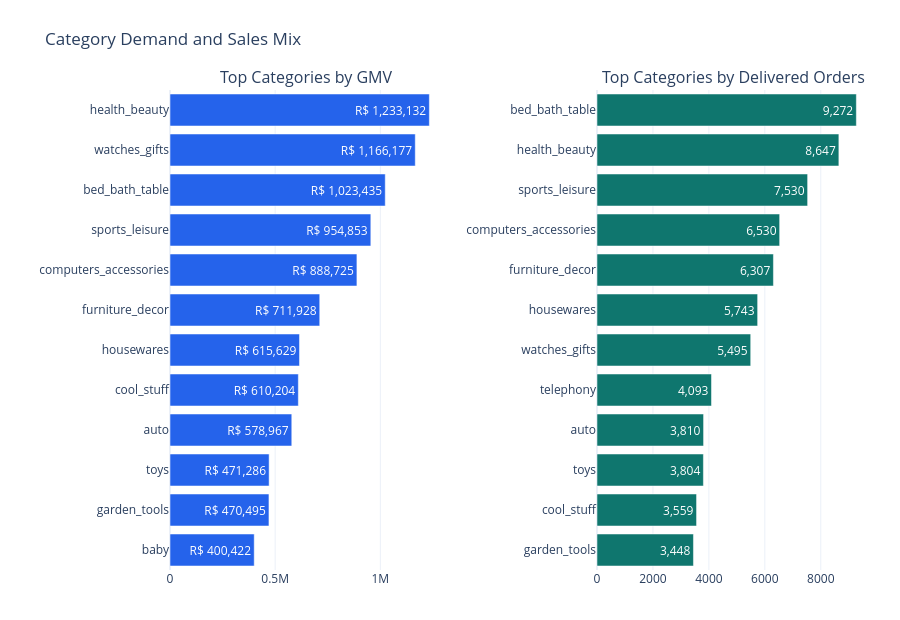

The notebook cell this image was saved under:
### Markdown cell above
### 6.1 Category Demand and Sales Mix

### Code cell
# Build an item-level delivered-order table with English category names
delivered_order_details = orders_df.loc[
    orders_df["order_status"].eq("delivered"),
    ["order_id", "customer_id", "order_purchase_timestamp", "delivery_days", "delivery_delay_days", "is_late_delivery"],
].copy()
product_sales = (
    items_df[items_df["order_id"].isin(delivered_order_details["order_id"])]
    .merge(products_df[["product_id", "product_category_name"]], on="product_id", how="left")
    .merge(translation_df, on="product_category_name", how="left")
    .merge(delivered_order_details[["order_id", "order_purchase_timestamp"]], on="order_id", how="left")
)
product_sales["category_name"] = (
    product_sales["product_category_name_english"]
    .fillna(product_sales["product_category_name"])
    .fillna("Unknown")
)
category_performance = (
    product_sales.groupby("category_name", as_index=False)
    .agg(
        gmv=("price", "sum"),
        orders=("order_id", "nunique"),
        units=("order_item_id", "count"),
        avg_item_price=("price", "mean"),
    )
)
category_performance["gmv_share"] = category_performance["gmv"] / category_performance["gmv"].sum()

top_gmv_categories = category_performance.nlargest(12, "gmv").sort_values("gmv")
top_order_categories = category_performance.nlargest(12, "orders").sort_values("orders")
category_demand_figure = make_subplots(rows=1, cols=2, subplot_titles=("Top Categories by GMV", "Top Categories by Delivered Orders"), horizontal_spacing=0.22)
category_demand_figure.add_trace(go.Bar(x=top_gmv_categories["gmv"], y=top_gmv_categories["category_name"], orientation="h", marker_color="#2563EB", text=top_gmv_categories["gmv"], texttemplate="R$ %{text:,.0f}", hovertemplate="<b>%{y}</b><br>GMV: R$ %{x:,.0f}<extra></extra>", showlegend=False), row=1, col=1)
category_demand_figure.add_trace(go.Bar(x=top_order_categories["orders"], y=top_order_categories["category_name"], orientation="h", marker_color="#0F766E", text=top_order_categories["orders"], texttemplate="%{text:,.0f}", hovertemplate="<b>%{y}</b><br>Orders: %{x:,.0f}<extra></extra>", showlegend=False), row=1, col=2)
category_demand_figure.update_layout(title="Category Demand and Sales Mix", template="plotly_white", height=620, margin={"l": 170, "r": 30, "t": 90, "b": 50})
category_demand_figure.update_xaxes(rangemode="tozero")
category_demand_figure.show()

### Figure 1 — Plotly figure (JSON) as saved in the notebook; plotly's stock layout.template omitted (floating-point values rounded to 4 significant figures)
{"data": [{"hovertemplate": "<b>%{y}</b><br>GMV: R$ %{x:,.0f}<extra></extra>", "marker": {"color": "#2563EB"}, "orientation": "h", "showlegend": false, "text": [400400.0, 470500.0, 471300.0, 579000.0, 610200.0, 615600.0, 711900.0, 888700.0, 954900.0, 1023000.0, 1166000.0, 1233000.0], "texttemplate": "R$ %{text:,.0f}", "type": "bar", "x": [400400.0, 470500.0, 471300.0, 579000.0, 610200.0, 615600.0, 711900.0, 888700.0, 954900.0, 1023000.0, 1166000.0, 1233000.0], "xaxis": "x", "y": ["baby", "garden_tools", "toys", "auto", "cool_stuff", "housewares", "furniture_decor", "computers_accessories", "sports_leisure", "bed_bath_table", "watches_gifts", "health_beauty"], "yaxis": "y"}, {"hovertemplate": "<b>%{y}</b><br>Orders: %{x:,.0f}<extra></extra>", "marker": {"color": "#0F766E"}, "orientation": "h", "showlegend": false, "text": [3448.0, 3559.0, 3804.0, 3810.0, 4093.0, 5495.0, 5743.0, 6307.0, 6530.0, 7530.0, 8647.0, 9272.0], "texttemplate": "%{text:,.0f}", "type": "bar", "x": [3448, 3559, 3804, 3810, 4093, 5495, 5743, 6307, 6530, 7530, 8647, 9272], "xaxis": "x2", "y": ["garden_tools", "cool_stuff", "toys", "auto", "telephony", "watches_gifts", "housewares", "furniture_decor", "computers_accessories", "sports_leisure", "health_beauty", "bed_bath_table"], "yaxis": "y2"}], "layout": {"annotations": [{"font": {"size": 16}, "showarrow": false, "text": "Top Categories by GMV", "x": 0.195, "xanchor": "center", "xref": "paper", "y": 1, "yanchor": "bottom", "yref": "paper"}, {"font": {"size": 16}, "showarrow": false, "text": "Top Categories by Delivered Orders", "x": 0.805, "xanchor": "center", "xref": "paper", "y": 1, "yanchor": "bottom", "yref": "paper"}], "height": 620, "margin": {"b": 50, "l": 170, "r": 30, "t": 90}, "title": {"text": "Category Demand and Sales Mix"}, "xaxis": {"anchor": "y", "domain": [0, 0.39], "rangemode": "tozero"}, "xaxis2": {"anchor": "y2", "domain": [0.61, 1], "rangemode": "tozero"}, "yaxis": {"anchor": "x", "domain": [0, 1]}, "yaxis2": {"anchor": "x2", "domain": [0, 1]}}}
